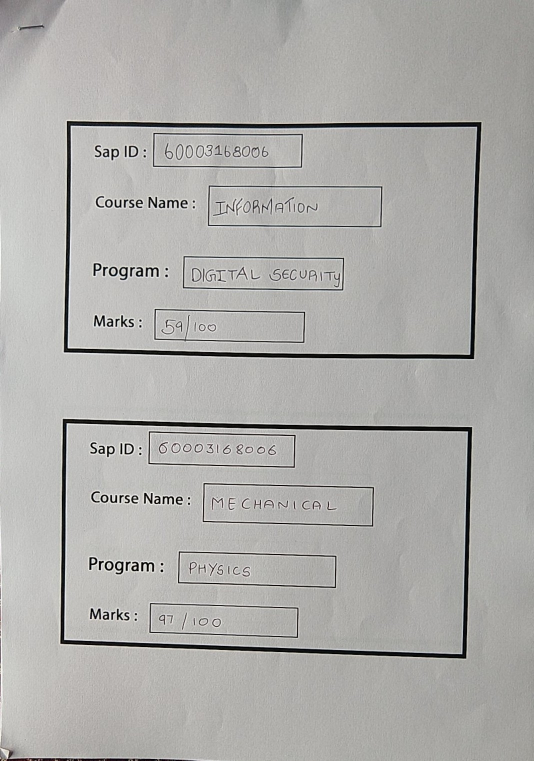
#> input picture ServerConnections/AndroidUpload/uploads/tempimg.jpg, 1068 x 1521 px (shown at 1/2 size)
$ python crop_image.py   (Python 2 division)   (older library calls are emulated)
#> lines starting #> are read from the running program, lines starting #| are printed output that depends on the picture; after the words box and inside, x2 and y2 are one past the last pixel; in counts of white or black regions, pixels touching at a corner belong together
import cv2
import numpy as np
from matplotlib import pyplot as plt

# loading image
#img0 = cv2.imread('SanFrancisco.jpg',)
img0 = cv2.imread('tempimg.jpg',cv2.IMREAD_COLOR)
#> img0 is the input picture: shape (1521, 1068, 3); mean B, G, R 170.3, 172.9, 173.8
img0 = cv2.resize(img0, (940, 1490))
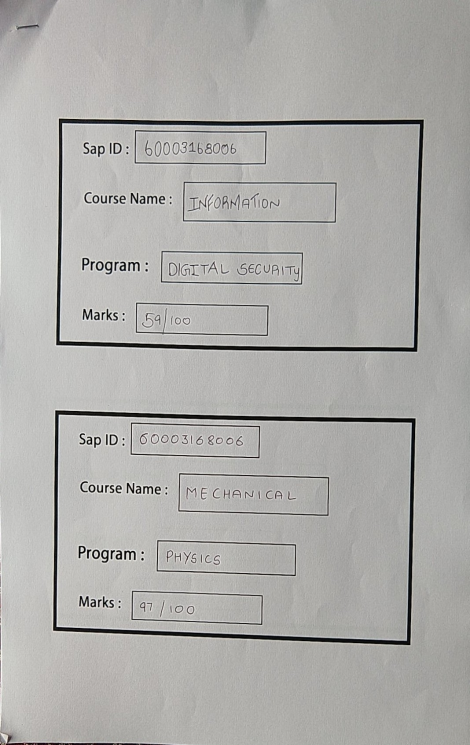
#> img0: shape (1490, 940, 3) (shown at 1/2 size); mean B, G, R 170.2, 172.8, 173.7
cv2.imwrite("resize.jpg",img0);

# converting to gray scale
gray = cv2.cvtColor(img0, cv2.COLOR_BGR2GRAY)
cannyed = cv2.Canny(gray,300,300)
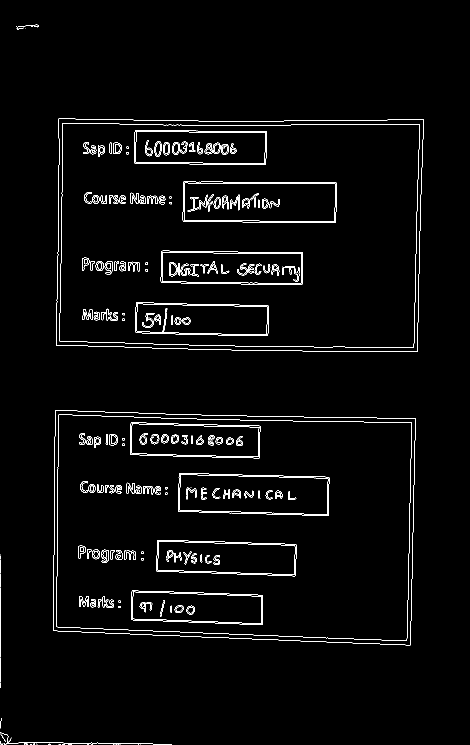
#> cannyed: shape (1490, 940) (shown at 1/2 size); 2.4% white in thin lines or dots, all inside (x1, y1, x2, y2) = (0, 48, 848, 1490)
# Read the image you want connected components of
# Threshold it so it becomes binary
ret, thresh = cv2.threshold(cannyed,0,255,cv2.THRESH_BINARY+cv2.THRESH_OTSU)
#> ret = 0
#cv2.imshow("gray image1", thresh)


im_gray = cv2.cvtColor(img0, cv2.COLOR_BGR2GRAY)
im_gray = cv2.GaussianBlur(im_gray, (5, 5), 0)
ret, im_th = cv2.threshold(
    im_gray, 150,255, cv2.THRESH_BINARY)
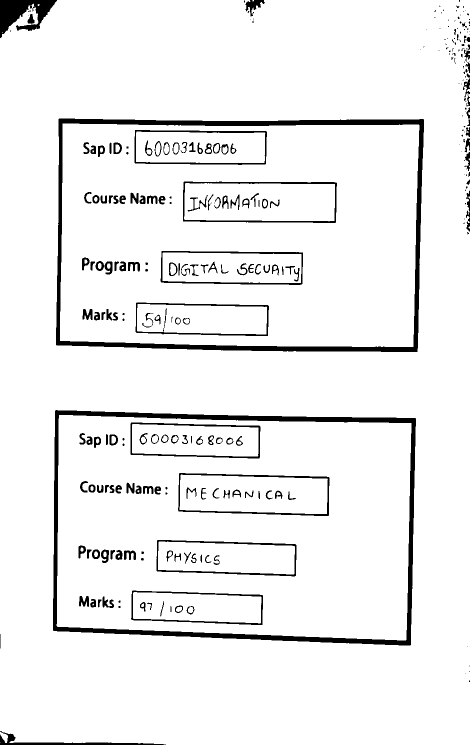
#> im_th: shape (1490, 940) (shown at 1/2 size); 93.9% white; 281 black regions (114 under 20 px), largest, box (x1, y1, x2, y2) and area: (112, 237, 848, 704) 21344, (106, 820, 832, 1291) 20843, (0, 0, 114, 76) 4342
#cv2.imshow("gray image2", im_th)

# You need to choose 4 or 8 for connectivity type
connectivity = 4
# Perform the operation
output = cv2.connectedComponentsWithStats(im_th, connectivity, cv2.CV_32S)
# Get the results
# The first cell is the number of labels
num_labels = output[0]
#> num_labels = 88
# The second cell is the label matrix
labels = output[1]
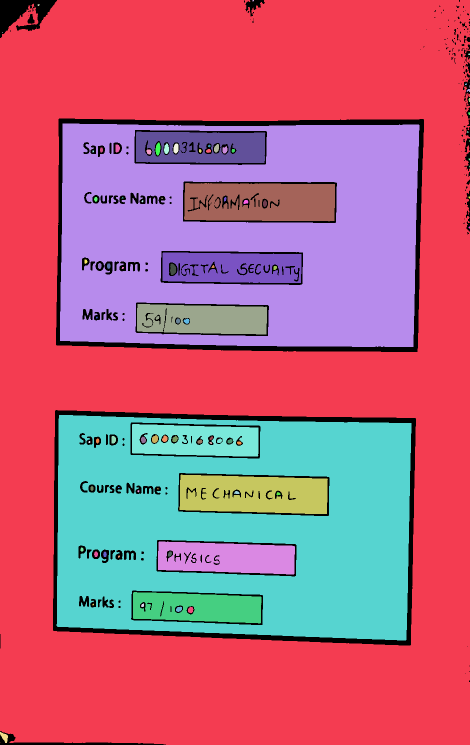
#> labels: shape (1490, 940) int32 (shown at 1/2 size); 88 distinct labels, from 0 to 87; one colour per label, 0 black
# The third cell is the stat matrix
stats = output[2]
#> stats = 88 rows, first 6: [0, 0, 940, 1490, 85221], [0, 0, 940, 1490, 735919], [505, 0, 3, 3, 8], [75, 8, 5, 4, 12], [5, 64, 1, 2, 2], [936, 107, 4, 3, 10]
# The fourth cell is the centroid matrix
centroids = output[3]
#> centroids = 88 pairs, first value 0 to 939, second value 0.875 to 1485

# [4 lines of commented-out code are left out]

for stat in stats:
    if(((stat[3]*1.0)/1700)>(1.0/38) and (( stat[3]*1.0 )/1700)<(1.0/15) ):
        cv2.rectangle(img0,(stat[0],stat[1]),(stat[0]+stat[2],stat[1]+stat[3]),(0,255,0),1)
        sapId = im_gray[stat[1]:stat[1]+stat[3], stat[0]:stat[0]+stat[2]]
        cv2.imwrite("GVision/vendor/cimg/"+str(stat[0]+(stat[2]/2))+"_"+str(stat[1]+(stat[3]/2))+".jpg", sapId)
#> this loop made 88 passes
#> stat on passes 1 to 12: [0, 0, 940, 1490, 85221], [0, 0, 940, 1490, 735919], [505, 0, 3, 3, 8], [75, 8, 5, 4, 12], [5, 64, 1, 2, 2], [936, 107, 4, 3, 10], [937, 132, 1, 1, 1], [939, 164, 1, 1, 1], [930, 167, 4, 3, 10], [938, 170, 2, 5, 7], [933, 178, 7, 6, 30], [937, 196, 3, 8, 19]
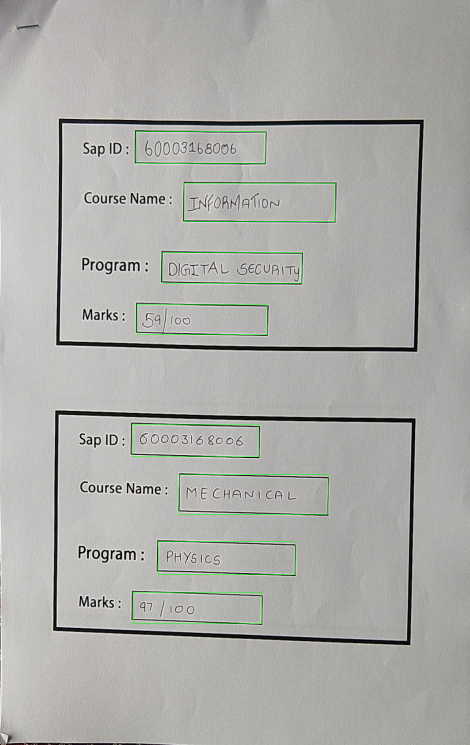
#> img0: shape (1490, 940, 3) (shown at 1/2 size); 0.39% of pixels changed, all inside (x1, y1, x2, y2) = (264, 263, 671, 1248)

print "success"
#cv2.imshow("canny",img0)
cv2.waitKey(0)
cv2.destroyAllWindows()
